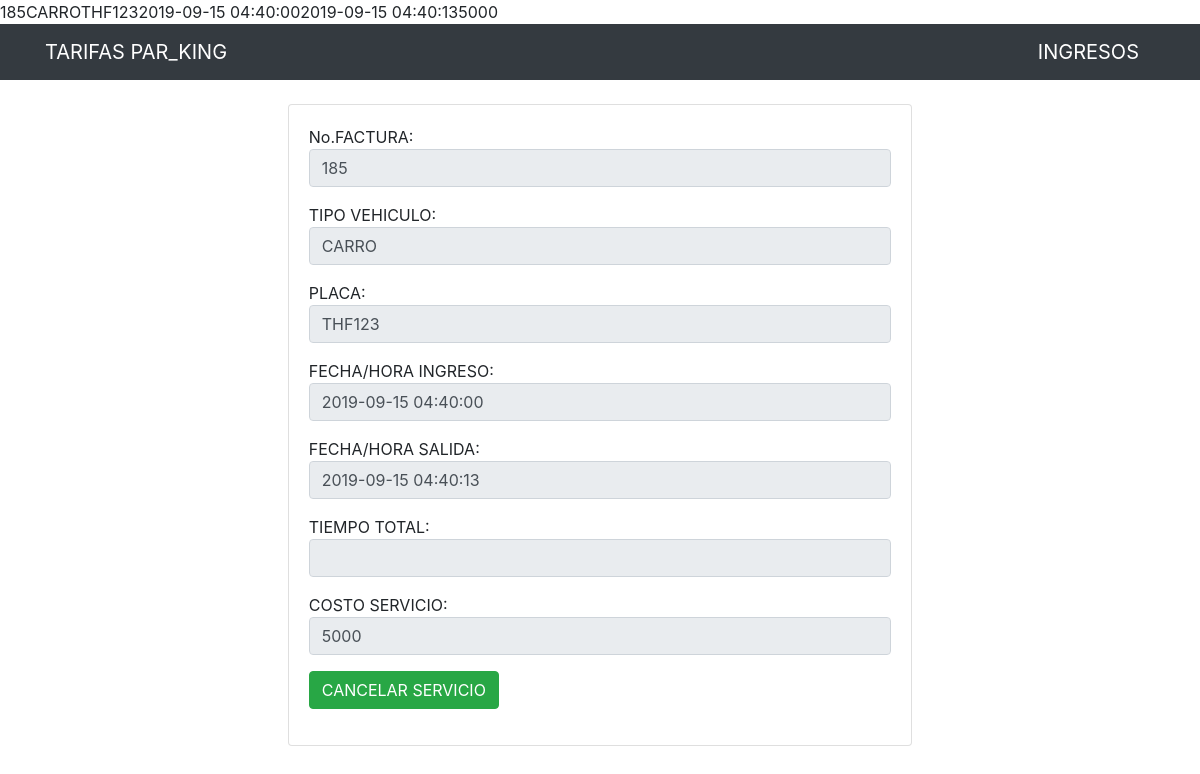
/pago_servicio.php?id=185, run on the app's committed database.
### tables this page shows
CREATE TABLE `ingresos` (
  `id` int(11) NOT NULL,
  `tipo` varchar(50) DEFAULT NULL,
  `placa` varchar(6) NOT NULL,
  `fecha_hora_ingreso` timestamp NULL DEFAULT CURRENT_TIMESTAMP,
  `fecha_hora_salida` timestamp NULL DEFAULT CURRENT_TIMESTAMP ON UPDATE CURRENT_TIMESTAMP,
  `costo_servicio` int(11) DEFAULT '0',
  `estado` varchar(11) NOT NULL DEFAULT 'ABIERTO'
);

### pago_servicio.php (the view, shortened to what this page needs)
<?php include("db.php");
if (isset($_GET['id'])){
	$id = $_GET['id'];
	$query = "SELECT * FROM ingresos where id = $id";
	$result = mysqli_query($conn, $query);
	if (mysqli_num_rows($result) ==1) {
		$row = mysqli_fetch_array($result);
		$id =$row['id'];
		$tipo = $row['tipo'];
		$placa =$row['placa'];
		$fecha_hora_ingreso = $row['fecha_hora_ingreso'];
		$fecha_hora_salida = $row['fecha_hora_salida'];
		$tiempo_total = $row['tiempo_total'];
		$costo_servicio = $row['costo_servicio'];
		echo $tipo;
		echo $placa;
		echo $fecha_hora_ingreso;
		echo $fecha_hora_salida;
		echo $costo_servicio;
	}
}
?>
<?php include ("includes_tarifas/header_tarifas.php")?>
<div class="container p-4">
	<div class="row">
		<div class="col-md-7 mx-auto">
			<div class="card card-body">
				<form action="pago_servicio.php?id=<?php echo $_GET['id']; ?>" method="POST">
					<div class="form-group">
						<p>No.FACTURA:<input type="text" name="id" value="<?php echo $id; ?>" class="form-control" disabled></p>
					</div>
					<div class="form-group">
						<p>TIPO VEHICULO:<input type="text" name="tipo" value="<?php echo $tipo; ?>" class="form-control" disabled></p>
					</div>
					<div class="form-group">
						<p>PLACA:<input type="text" name="placa" value="<?php echo $placa; ?>" class="form-control" disabled></p>
					</div>
					<div class="form-group">
						<p>FECHA/HORA INGRESO:<input type="text" name="fecha_hora_ingreso" value="<?php echo $fecha_hora_ingreso; ?>" class="form-control" disabled></p>
					</div>
					<div class="form-group">
						<p>FECHA/HORA SALIDA:<input type="text" name="fecha_hora_salida" value="<?php echo $fecha_hora_salida; ?>" class="form-control" disabled></p>
					</div>
					<div class="form-group">
						<p>TIEMPO TOTAL:<input type="text" name="tiempo_total" value="<?php echo $tiempo_total; ?>" class="form-control" disabled></p>
					</div>
					<div class="form-group">
						<p>COSTO SERVICIO:<input type="text" name="costo_servicio" value="<?php echo $costo_servicio; ?>" class="form-control" disabled></p>
					</div>
					<button class="btn btn-success" name="cancelar">
						CANCELAR SERVICIO
					</button>
				</form>
			</div>
		</div>
	</div>
</div>
<?php include ("includes_tarifas/footer_tarifas.php")?>

### data on the page
ingresos: tipo "CARRO", placa "THF123", fecha_hora_ingreso "2019-09-15 04:40:00", fecha_hora_salida "2019-09-15 04:40:13", costo_servicio "5000", id "185"
